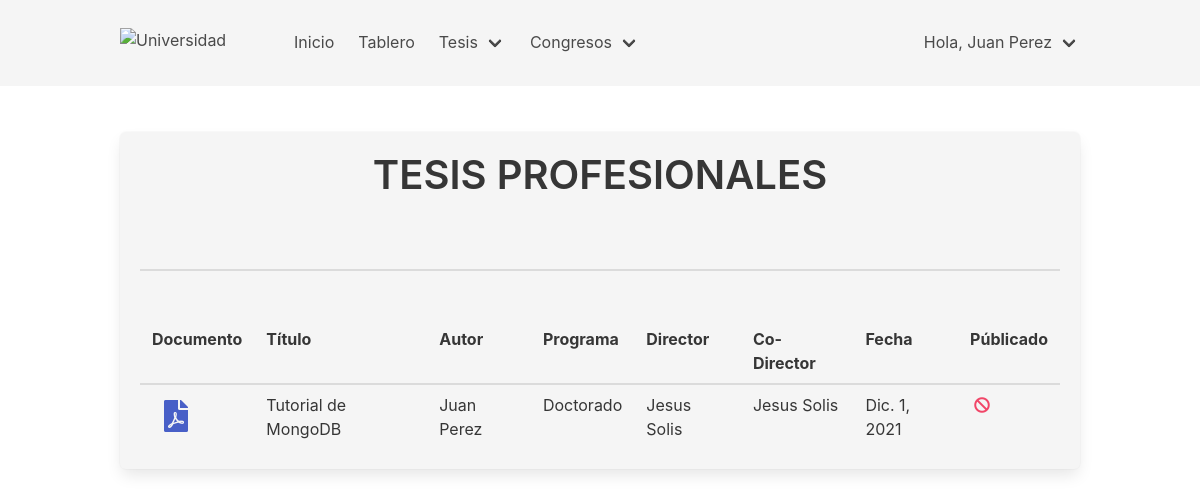
Screenshot of /tesis/list/ (signed in) with the database file from the repository.
### americana/models.py (models this page shows, shortened)
class Tesis(models.Model):
    PROGRAMAS = (
        ('Maestria', 'Maestria',),
        ('Doctorado', 'Doctorado',),
    )
    file = models.FileField(
        upload_to=user_directory_path, verbose_name='Documento')
    title = models.CharField(max_length=100, verbose_name='Titulo')
    autor = models.ForeignKey(User, verbose_name='Autor', related_name='tesis', on_delete=models.CASCADE)
    program = models.CharField(max_length=100, choices=PROGRAMAS, verbose_name='Programa')
    director = models.CharField(max_length=100, verbose_name='Director')
    co_director = models.CharField(max_length=100, verbose_name='Co-director')
    publish_date = models.DateField(auto_now_add=True, verbose_name='Fecha')
    publish = models.BooleanField(default=False, verbose_name='Publicado')
    class Meta:
        verbose_name = 'Tesis'
        verbose_name_plural = 'Tesis'
        ordering = ('id',)

### americana/views.py (the view)
# urls.py: path('tesis/list/', views.TesisUserListView.as_view(), name='tesis-list'),
class TesisUserListView(LoginRequiredMixin, ListView):
    model = Tesis
    template_name = "americana/tesis/index.html"
    context_object_name = 'tesis'
    def get_queryset(self):
        return super().get_queryset().filter(
            autor=self.request.user
        )

### templates/americana/tesis/index.html
{% extends 'americana/base.html' %}
{% block body %}
<section class="section">
<div class="container">
<div class="box has-background-light">
<h1 class="title is-2 is-uppercase has-text-centered">Tesis Profesionales</h1>
<br><hr class="has-background-grey-lighter">
<div class="table-container mt-6">
<table class="table is-striped is-fullwidth">
<thead class="has-background-light">
    <tr>
        <th>Documento</th>
        <th>Título</th>
        <th>Autor</th>
        <th>Programa</th>
        <th>Director</th>
        <th>Co-Director</th>
        <th>Fecha</th>
        <th>Públicado</th>
    </tr>
</thead>
<tbody class="has-background-light">
    {% for t in tesis  %}
    <tr>
        <td>
            <span class="icon is-large">
                <a href="{{t.file.url}}" target="_blank">
                    <i class="fas fa-2x fa-file-pdf"></i>
                </a>
            </span>
        </td>
        <td>{{t.title}}</td>
        <td>{{t.autor.get_full_name}}</td>
        <td>{{t.program}}</td>
        <td>{{t.director}}</td>
        <td>{{t.co_director}}</td>
        <td>{{t.publish_date}}</td>
        <td>
            {% if t.publish %}
            <span class="icon-text has-text-success">
                <span class="icon">
                    <i class="fas fa-check-square"></i>
                </span>
            </span>
            {% else %}
            <span class="icon-text has-text-danger">
                <span class="icon">
                    <i class="fas fa-ban"></i>
                </span>
            </span>
            {% endif %}
        </td>
    </tr>
    {% endfor %}
</tbody>
</table>
</div>
</div>
</div>
</section>
{% endblock %}

### templates/layout/navbar.html (shortened to what this page needs)
{% if index_page %}
<nav class="navbar is-spaced" role="navigation" aria-label="main navigation">
{% else %}
<nav class="navbar is-light is-spaced has-shadow" role="navigation" aria-label="main navigation">
{% endif %}
<div class="container">
    <div class="navbar-brand">
      <a class="navbar-item" href="{% url 'repo-ame:home' %}">
        <img src="https://uaa.edu.mx/wp-content/uploads/2021/03/LOGO-UAA-2.png" width="150" height="30" alt="Universidad Americana de Acapulco">
      </a>
    </div>
    <div id="navbar-ame" class="navbar-menu">
      {% if user.is_authenticated  %}
        <div class="navbar-start">
            <a class="navbar-item" href="{% url 'repo-ame:home' %}">Inicio</a>
            <a class="navbar-item" href="{% url 'repo-ame:tablero' %}">Tablero</a>
            <div class="navbar-item has-dropdown is-hoverable">
            <a class="navbar-link">Tesis</a>
            </div>
            <div class="navbar-item has-dropdown is-hoverable">
              <a class="navbar-link">Congresos</a>
            </div>
        </div>
        {% endif %}
        <div class="navbar-end">
          {% if user.is_authenticated  %}
          <div class="navbar-item has-dropdown is-hoverable">
            <a class="navbar-link">Hola, {{user.get_full_name|capfirst}}</a>
            </div>
          {% endif %}
        </div>
    </div>
</div>
</nav>

### rows the page displays
Tesis: title "Tutorial de MongoDB", autor.get_full_name "Juan Perez", program "Doctorado", director "Jesus Solis", co_director "Jesus Solis", publish_date "Dic. 1, 2021", publish False (drawn)

### other values shown
{{ user.get_full_name|capfirst }} "Juan Perez"
